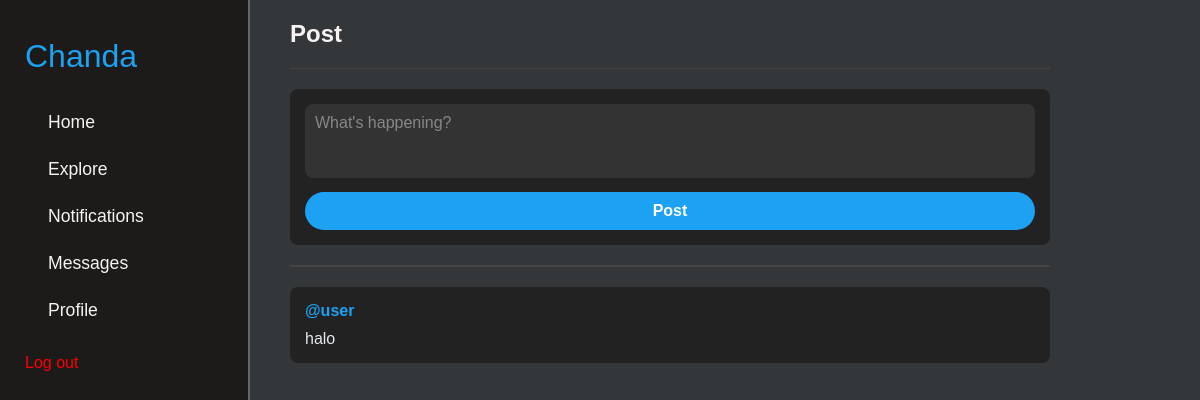
Page /home (signed in) on the earlier database version.
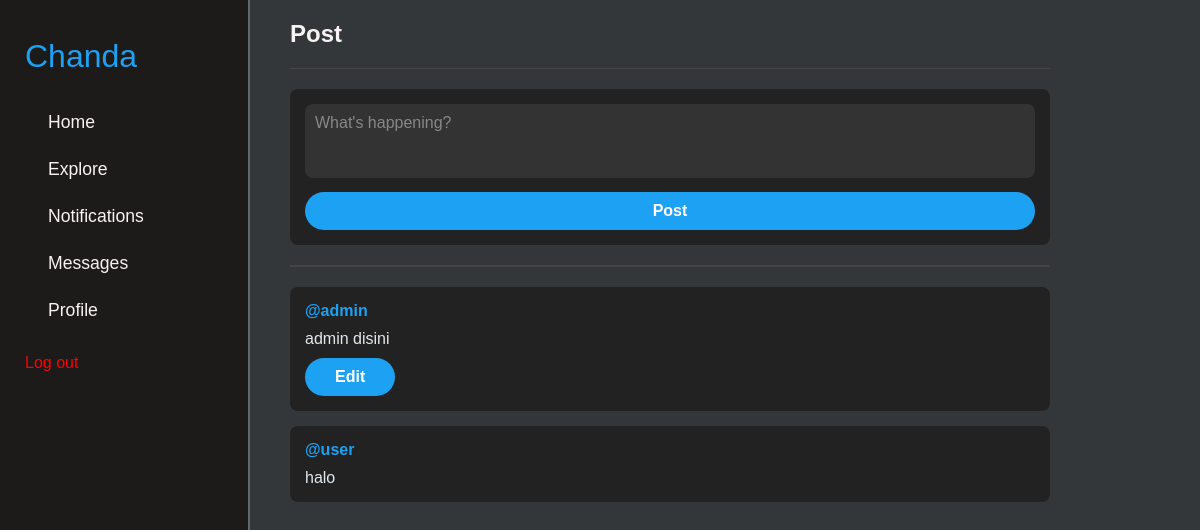
Same page on the later database version.
### twtcloneapp/models.py (models this page shows)
class Data(models.Model) :
    username = models.CharField(max_length=150, default="")
    content = models.TextField(default="")
    user = models.ForeignKey(User, on_delete=models.CASCADE, related_name="posts", null=True, blank=True) # buat hapus post kalau akun user dihapus

### twtcloneapp/views.py (the view)
# urls.py: path('home', Homepage.as_view(), name='homepage'),
@method_decorator(login_required(login_url='login'), name='dispatch')
class Homepage(APIView) :
    def get(self, request) :
        items = Data.objects.all()
        items = list(items)
        items.reverse()
        serializer = Data_Serializer(items, many=True)
        return render(request, 'twtcloneapp/index.html', {'items' : serializer.data})

### twtcloneapp/templates/twtcloneapp/index.html (shortened to what this page needs)
<!DOCTYPE html>
<html lang="en">
<head>
    <link rel='stylesheet'
        href='https://cdn-uicons.flaticon.com/2.6.0/uicons-regular-straight/css/uicons-regular-straight.css'>
    <link href="https://cdnjs.cloudflare.com/ajax/libs/font-awesome/5.15.3/css/all.min.css" rel="stylesheet">
</head>
<body>
    <div class="navbar">
        <div class="logo"><span class="logo-icon"><i class="fi fi-rs-teddy-bear"></span></i> Chanda</div>
        <a href="#home"><span class="icon"></span>Home</a>
        <a href="#explore"><span class="icon"></span>Explore</a>
        <a href="#notifications"><span class="icon"></span>Notifications</a>
        <a href="#messages"><span class="icon"></span>Messages</a>
        <a href="#profile"><span class="icon"></span>Profile</a>
        <form action="{% url 'logout' %}" method="post">
            <button type="submit" class="logout-btn">Log out</button>
        </form>
    </div>
    <div class="main-content">
        <header>Post</header>
        <div class="post-form">
            <form action="{% url 'crud' %}" method="post">
                <textarea name="content" placeholder="What's happening?" rows="3" required maxlength="280"></textarea>
                <button type="submit" class="tweet-btn">Post</button>
            </form>
        </div>
        <hr style="border: 1px solid #444; margin: 20px 0;">
        {% for item in items %}
        <div class="tweet">
            <div class="username">@{{ item.username }}</div>
            <div class="content">{{ item.content }}</div>
            {% if item.username == request.user.username %}
            <div class="tweet-edit-btn">
                <form action="{% url 'crud2' item.id %}" method="get" style="display: inline;">
                    <button type="submit" class="tweet-btn">Edit</button>
                </form>
            </div>
            {% endif %}
        </div>
        {% endfor %}
</body>
</html>

Differences in the rows shown:
added Data: username "admin", content "admin disini"
Other differences:
new list line: "@ Edit"
